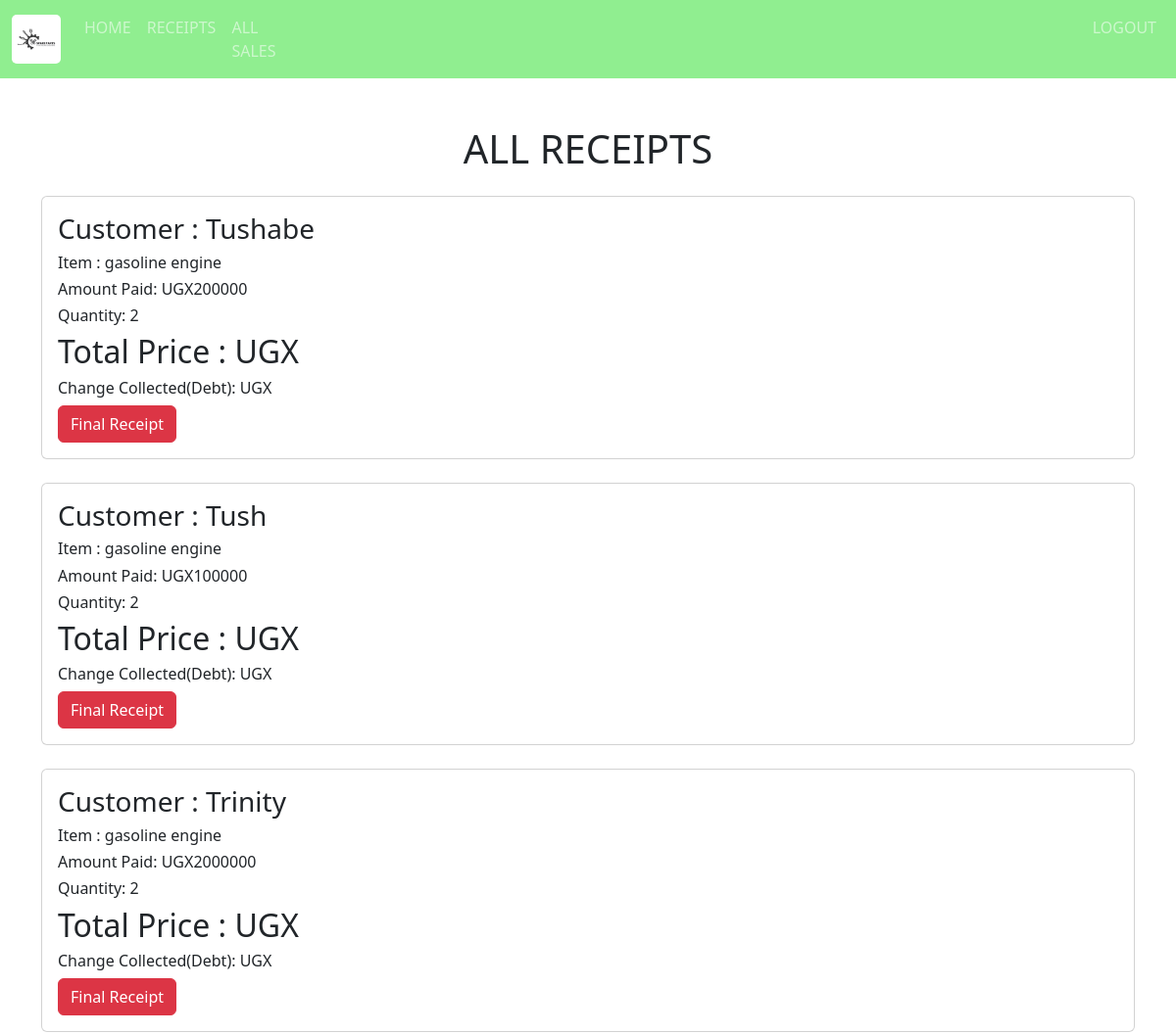
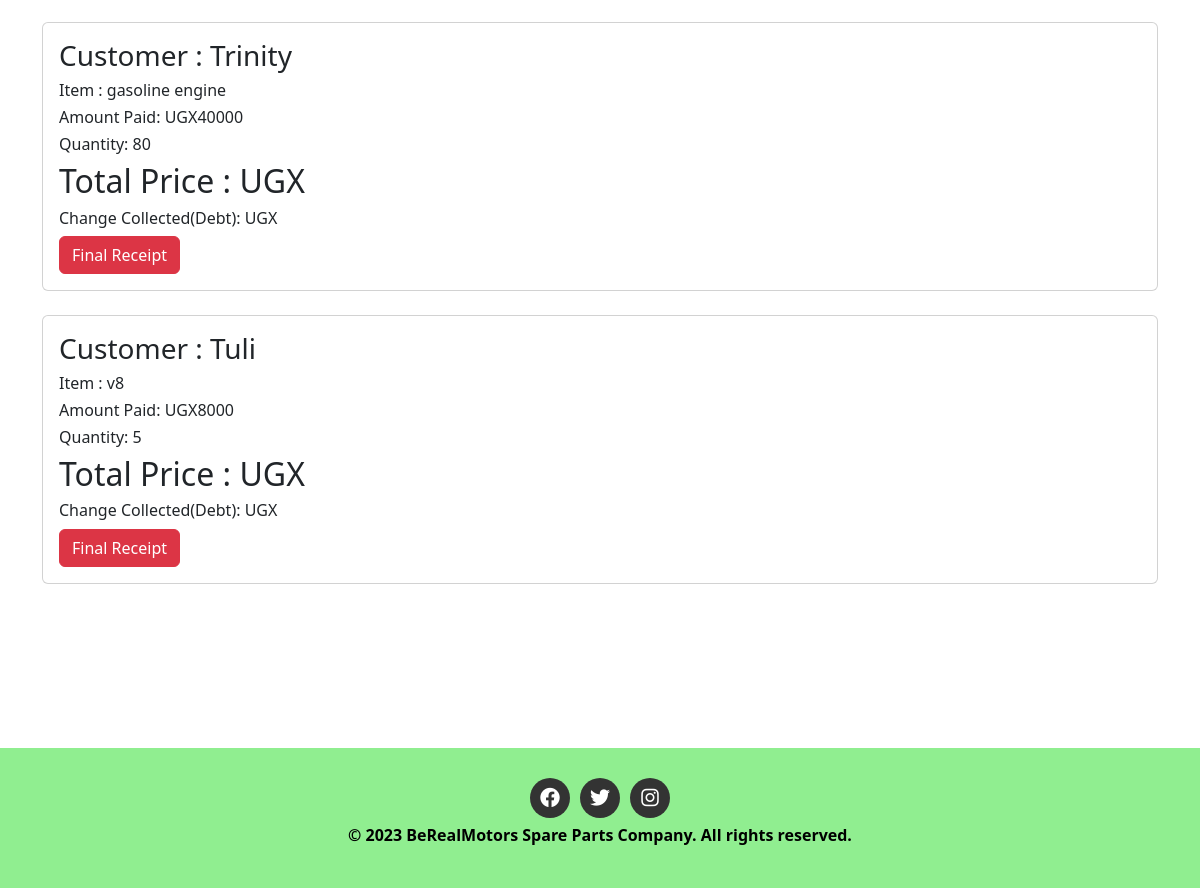
Page /receipt/ (signed in) on the earlier database version (2 pictures, top to bottom).
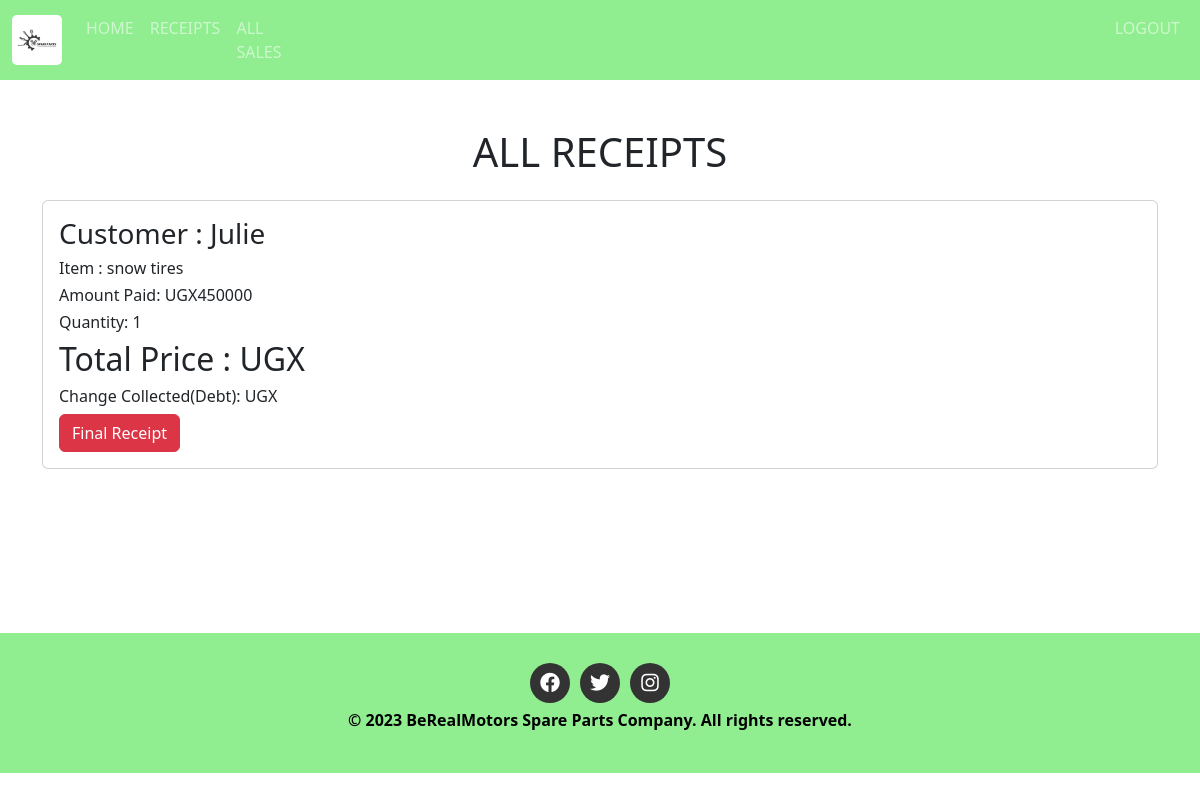
Same page on the later database version.
### finalapplication/models.py (models this page shows)
class Sale(models.Model):
    item = models.ForeignKey(Product,on_delete=models.CASCADE,null=False,blank=False)
    date_of_sale = models.DateField(default=timezone.now)
    contact=models.CharField(max_length=50,null=False, blank=False)
    branch_name=models.CharField(max_length=50,null=False,blank=False)
    quantity=models.IntegerField(default=0,null=False, blank=False)
    amount_received = models.IntegerField(default=0,null=False, blank=False)
    issued_to=models.CharField(max_length=100,null=False, blank=False)#buyer
    part_name=models.CharField(max_length=50,null=False, blank=False)
    unit_price=models.IntegerField(default=0,null=False, blank=False)#for installments.

class Product(models.Model):
    Category_name=models.ForeignKey(Category, on_delete=models.CASCADE,null=False,blank=False)
    item_name=models.CharField(max_length=50,null=False,blank=False)
    date_of_arrival = models.DateField(default=timezone.now)
    country_of_origin=models.CharField(max_length=50,null=False,blank=False)
    total_quantity=models.IntegerField(default=0,null=False,blank=False,validators=[MinValueValidator(1)])
    issued_quantity=models.IntegerField(default=0,null=False,blank=False)
    received_quantity=models.IntegerField(default=0,null=False,blank=False)
    unit_price=models.IntegerField(default=0,null=False,blank=False)
    def __str__(self):
        return self.item_name

### finalapplication/views.py (the view)
# urls.py: path('receipt/',views.receipt,name='receipt'),
@login_required
def receipt(request):
    sales=Sale.objects.all().order_by('-id')
    return render(request,'project/receipt.html',{'sales':sales})

### templates/project/receipt.html
{% extends 'project/base.html'%} {% block content%}
<br /><br>
<div class="container">
  <h1 class="card-header text-center">ALL RECEIPTS</h1><br>
  {% for sale in sales %}
  <div class="card">
    <div class="card-body">
      <h3 class="card-title">Customer : {{sale.issued_to | title}}</h3>
      <h6 class="card-text">Item : {{sale.item}}</h6>
      <h6 class="card-text">Amount Paid:  UGX{{ sale.amount_received }}</h6>
      <h6 class="card-text">Quantity: {{sale.quantity }}</h6>
      <h2>Total Price :  UGX{{ sale.get_total }}</h2>
      <div style="flex: 1">
        <h6 class="card-text">Change Collected(Debt):  UGX{{ sale.get_change }}</h6>
        <a href="{% url 'receipt_detail' sale.id %}">
          <input
            type="submit"
            value="Final Receipt"
            class="btn btn-danger"
            type="button"
          />
        </a>
      </div>
    </div>
  </div>
  <br />
  {% endfor %}
</div>
{% endblock %}

Differences in the rows shown:
removed Sale: issued_to "Tushabe", item "gasoline engine", amount_received "200000", quantity "2"
removed Sale: issued_to "Tush", item "gasoline engine", amount_received "100000", quantity "2"
removed Sale: issued_to "Trinity", item "gasoline engine", amount_received "2000000", quantity "2"
removed Sale: issued_to "Trinity", item "gasoline engine", amount_received "40000", quantity "80"
removed Sale: issued_to "Tuli", item "v8", amount_received "8000", quantity "5"
added Sale: issued_to "Julie", item "snow tires", amount_received "450000", quantity "1"
